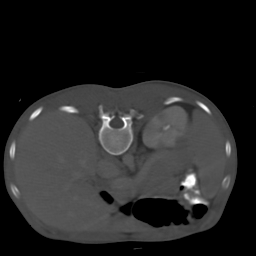
%> input picture images/scan.png, 256 x 256 px
$ octave myHist_Run.m   (GNU Octave 9; MATLAB toolbox functions it lacks are replaced by stand-ins)
%> lines starting %> are read from the running program, lines starting %| are printed output that depends on the picture
### myHist.m
%Program name: myHist
%Authored by: Michael Gerrard Guerrero , Colton Collins
%Last Modified: 02.28.17

%a = input('Enter a side value for a:');

function H = myHist(i,n)
%> called with i = 'scan.png', n = 100
    im = imread(i);
%> im is the input picture: size 256x256 uint8; min 0, max 255, mean 37.3
    grey = mat2gray(im);
    grey8 = im2uint8(grey);
    hist =imhist(grey8,n);
%> hist = 100 values, max 34998 at index 1, min 3 at index 92, mean 655.4
    H=stem(hist)
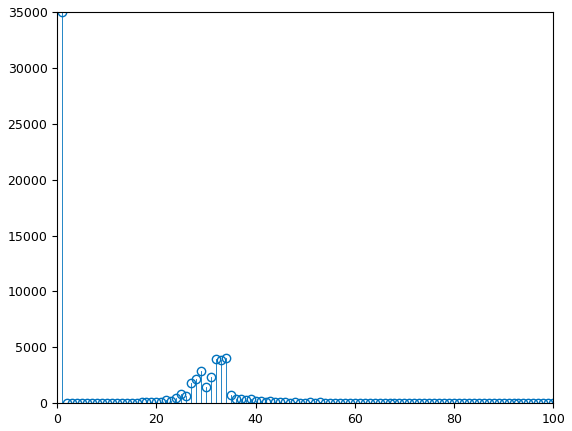
%> figure redrawn from the program's plot data; highest point at x = 1, y = 34998
    imshow(grey8);
end

### myHist_Run.m
%Program name: myHist_run
%Authored by: Michael Gerrard Guerrero, Colton Collins
%Last Modified: 2.28.17
%
clear all

myHist('scan.png',100)
figure,
im = imread('scan.png');
grey = mat2gray(im);
grey8 = im2uint8(grey);
hist =imhist(grey8)
%> hist = 256 values, max 34989 at index 1, min 0 at index 241, mean 256
stem(hist)
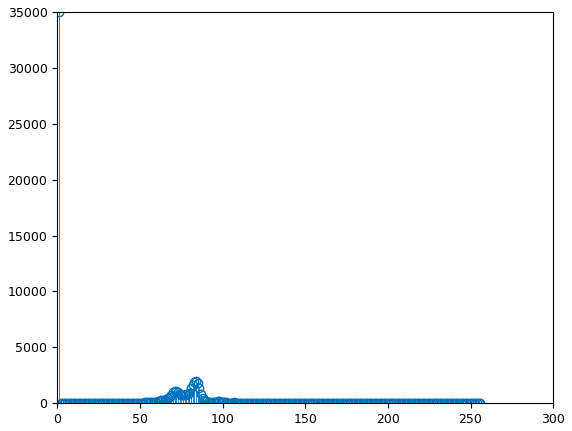
%> figure redrawn from the program's plot data; highest point at x = 1, y = 34989
